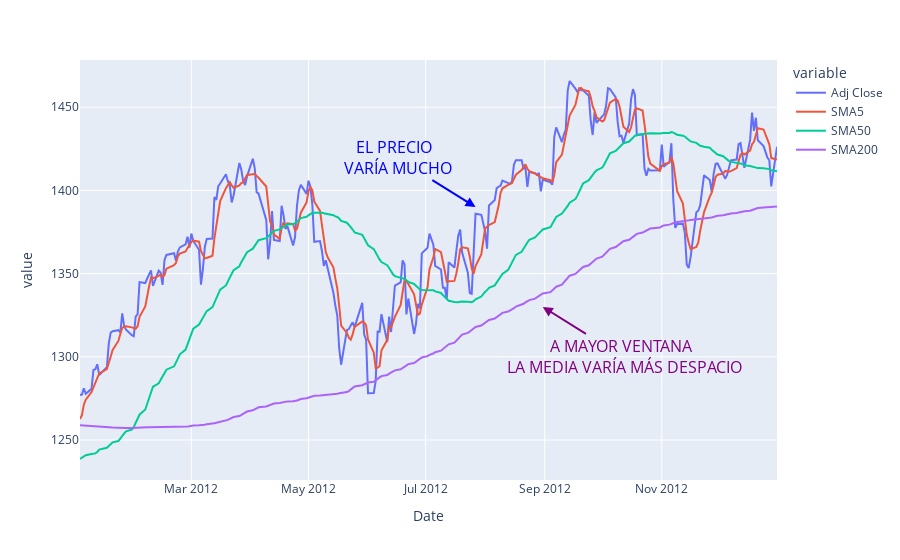

Notebook source saved alongside this figure:
### Code cell
pd.options.plotting.backend = "plotly"

fig = sp500_per_df.loc['2012',:].plot()

fig.add_annotation(
    x="2012-07-27",  # Coordenada x para la anotación
    y=1390,           # Coordenada y para la anotación
    text="EL PRECIO <br> VARÍA MUCHO",  # El texto que deseas agregar
    font=dict(
        size=16,
        color='blue'  # Tamaño de letra personalizado
    ),
    showarrow=True,    # Muestra una flecha apuntando al punto
    arrowhead=2,       # Estilo de la flecha
    arrowwidth=2,      # Grosor de la flecha
    arrowcolor="blue",  # Color de la flecha
    ax=-80,  # Coordenada x final de la flecha
    ay=-50   # Coordenada y final de la flecha
)

fig.add_annotation(
    x="2012-08-31",  # Coordenada x para la anotación
    y=1330,           # Coordenada y para la anotación
    text="A MAYOR VENTANA <br> LA MEDIA VARÍA MÁS DESPACIO",  # El texto que deseas agregar
    font=dict(
        size=16,
        color='purple'  # Tamaño de letra personalizado
    ),
    showarrow=True,    # Muestra una flecha apuntando al punto
    arrowhead=2,       # Estilo de la flecha
    arrowwidth=2,      # Grosor de la flecha
    arrowcolor="purple",  # Color de la flecha
    ax=80,  # Coordenada x final de la flecha
    ay=50   # Coordenada y final de la flecha
)

fig.show()

pd.options.plotting.backend = "matplotlib"

### Figure 1 — Plotly figure (JSON) as saved in the notebook; plotly's stock layout.template omitted (floating-point values rounded to 4 significant figures; data arrays with more than 128 entries replaced by an {"elided": "..."} marker saying what was removed)
{"data": [{"hovertemplate": "variable=Adj Close<br>Date=%{x}<br>value=%{y}<extra></extra>", "legendgroup": "Adj Close", "line": {"color": "#636efa", "dash": "solid"}, "marker": {"symbol": "circle"}, "mode": "lines", "name": "Adj Close", "orientation": "v", "showlegend": true, "type": "scatter", "x": {"elided": "250 str values"}, "xaxis": "x", "y": {"elided": "250 float values"}, "yaxis": "y"}, {"hovertemplate": "variable=SMA5<br>Date=%{x}<br>value=%{y}<extra></extra>", "legendgroup": "SMA5", "line": {"color": "#EF553B", "dash": "solid"}, "marker": {"symbol": "circle"}, "mode": "lines", "name": "SMA5", "orientation": "v", "showlegend": true, "type": "scatter", "x": {"elided": "250 str values"}, "xaxis": "x", "y": {"elided": "250 float values"}, "yaxis": "y"}, {"hovertemplate": "variable=SMA50<br>Date=%{x}<br>value=%{y}<extra></extra>", "legendgroup": "SMA50", "line": {"color": "#00cc96", "dash": "solid"}, "marker": {"symbol": "circle"}, "mode": "lines", "name": "SMA50", "orientation": "v", "showlegend": true, "type": "scatter", "x": {"elided": "250 str values"}, "xaxis": "x", "y": {"elided": "250 float values"}, "yaxis": "y"}, {"hovertemplate": "variable=SMA200<br>Date=%{x}<br>value=%{y}<extra></extra>", "legendgroup": "SMA200", "line": {"color": "#ab63fa", "dash": "solid"}, "marker": {"symbol": "circle"}, "mode": "lines", "name": "SMA200", "orientation": "v", "showlegend": true, "type": "scatter", "x": {"elided": "250 str values"}, "xaxis": "x", "y": {"elided": "250 float values"}, "yaxis": "y"}], "layout": {"annotations": [{"arrowcolor": "blue", "arrowhead": 2, "arrowwidth": 2, "ax": -80, "ay": -50, "font": {"color": "blue", "size": 16}, "showarrow": true, "text": "EL PRECIO <br> VARÍA MUCHO", "x": "2012-07-27", "y": 1390}, {"arrowcolor": "purple", "arrowhead": 2, "arrowwidth": 2, "ax": 80, "ay": 50, "font": {"color": "purple", "size": 16}, "showarrow": true, "text": "A MAYOR VENTANA <br> LA MEDIA VARÍA MÁS DESPACIO", "x": "2012-08-31", "y": 1330}], "legend": {"title": {"text": "variable"}, "tracegroupgap": 0}, "margin": {"t": 60}, "xaxis": {"anchor": "y", "domain": [0, 1], "title": {"text": "Date"}}, "yaxis": {"anchor": "x", "domain": [0, 1], "title": {"text": "value"}}}}
